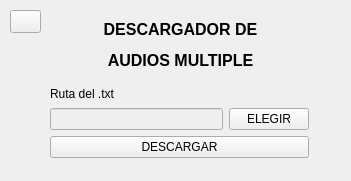
<?xml version="1.0" encoding="UTF-8"?>
<ui version="4.0">
 <class>Descarga_multiple</class>
 <widget class="QMainWindow" name="Descarga_multiple">
  <property name="geometry">
   <rect>
    <x>0</x>
    <y>0</y>
    <width>351</width>
    <height>181</height>
   </rect>
  </property>
  <property name="windowTitle">
   <string>Descargador Multiple</string>
  </property>
  <widget class="QWidget" name="centralwidget">
   <widget class="QWidget" name="layoutWidget">
    <property name="geometry">
     <rect>
      <x>50</x>
      <y>85</y>
      <width>259</width>
      <height>73</height>
     </rect>
    </property>
    <layout class="QGridLayout" name="gridLayout">
     <item row="0" column="0">
      <widget class="QLabel" name="label">
       <property name="text">
        <string>Ruta del .txt</string>
       </property>
      </widget>
     </item>
     <item row="1" column="0">
      <widget class="QLineEdit" name="txt_ruta">
       <property name="enabled">
        <bool>false</bool>
       </property>
      </widget>
     </item>
     <item row="1" column="1">
      <widget class="QPushButton" name="btn_ruta">
       <property name="cursor">
        <cursorShape>PointingHandCursor</cursorShape>
       </property>
       <property name="text">
        <string>ELEGIR</string>
       </property>
      </widget>
     </item>
     <item row="2" column="0" colspan="2">
      <widget class="QPushButton" name="btn_descargar">
       <property name="cursor">
        <cursorShape>PointingHandCursor</cursorShape>
       </property>
       <property name="text">
        <string>DESCARGAR</string>
       </property>
      </widget>
     </item>
    </layout>
   </widget>
   <widget class="QLabel" name="lbl_titulo">
    <property name="geometry">
     <rect>
      <x>50</x>
      <y>20</y>
      <width>261</width>
      <height>50</height>
     </rect>
    </property>
    <property name="font">
     <font>
      <pointsize>12</pointsize>
      <weight>75</weight>
      <bold>true</bold>
     </font>
    </property>
    <property name="text">
     <string>&lt;html&gt;&lt;head/&gt;&lt;body&gt;&lt;p align=&quot;center&quot;&gt;DESCARGADOR DE&lt;/p&gt;&lt;p align=&quot;center&quot;&gt;AUDIOS MULTIPLE&lt;/p&gt;&lt;/body&gt;&lt;/html&gt;</string>
    </property>
   </widget>
   <widget class="QPushButton" name="btn_regresar">
    <property name="geometry">
     <rect>
      <x>10</x>
      <y>10</y>
      <width>31</width>
      <height>23</height>
     </rect>
    </property>
    <property name="cursor">
     <cursorShape>PointingHandCursor</cursorShape>
    </property>
    <property name="text">
     <string/>
    </property>
    <property name="icon">
     <iconset>
      <normaloff>img/regreso.png</normaloff>img/regreso.png</iconset>
    </property>
   </widget>
  </widget>
 </widget>
 <resources/>
 <connections/>
</ui>
